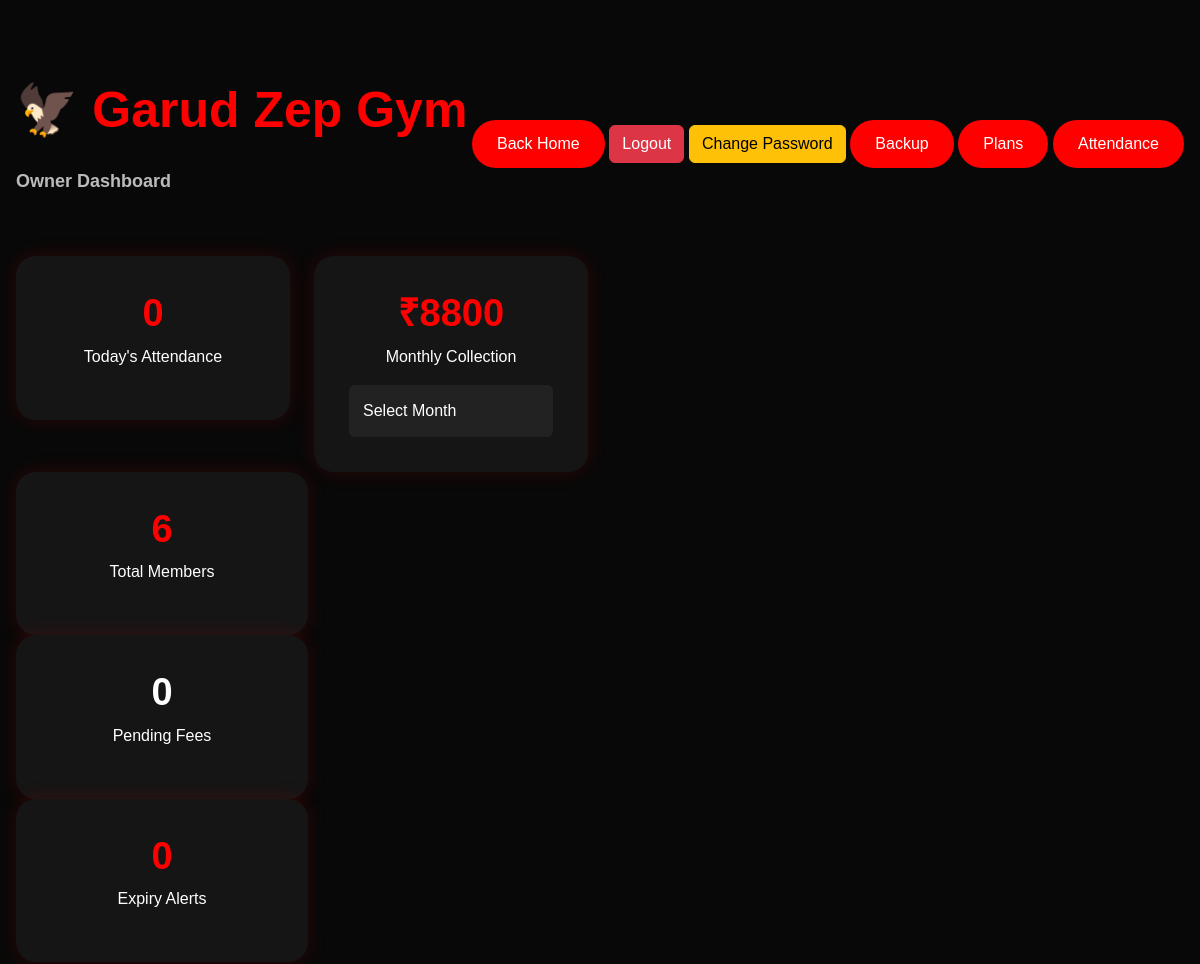
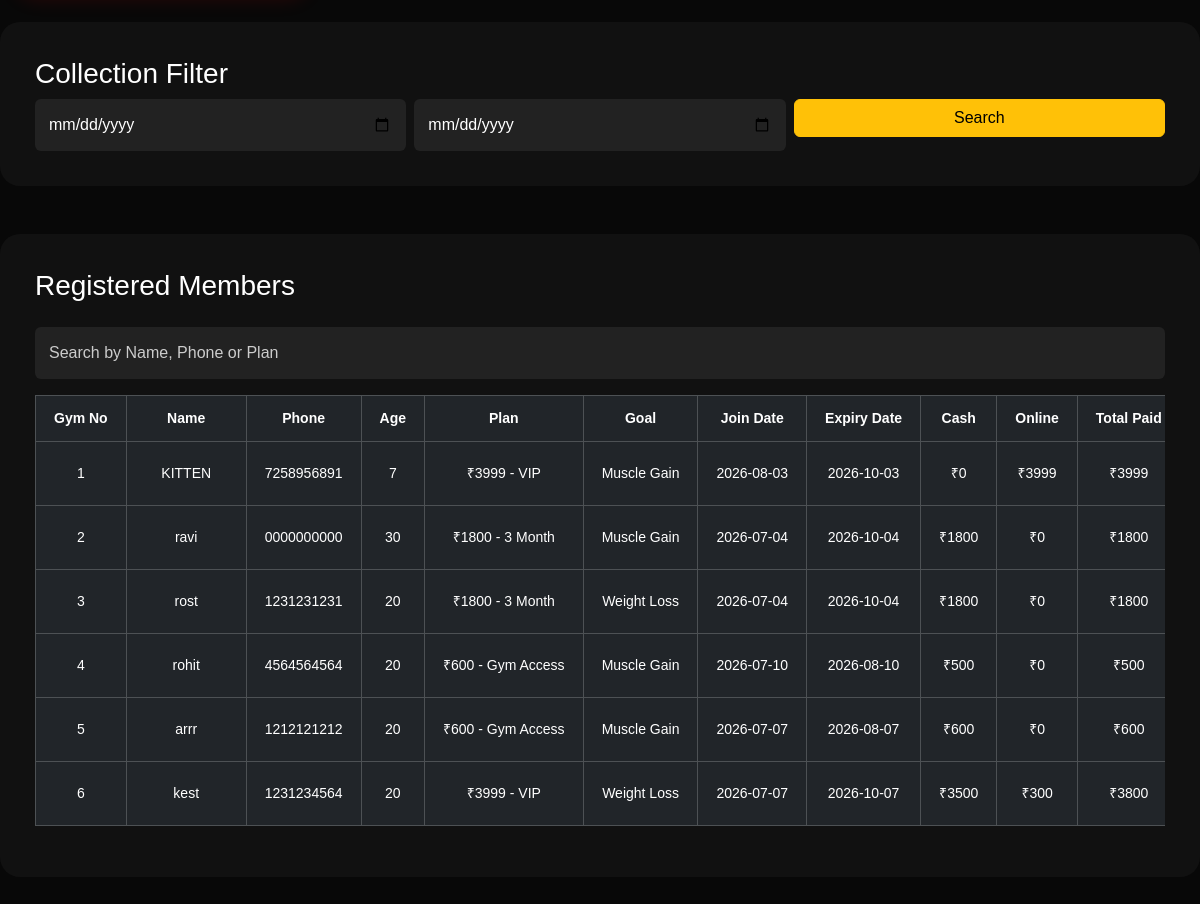
The app's page /owner-dashboard (signed in), older data (2 pictures, top to bottom).
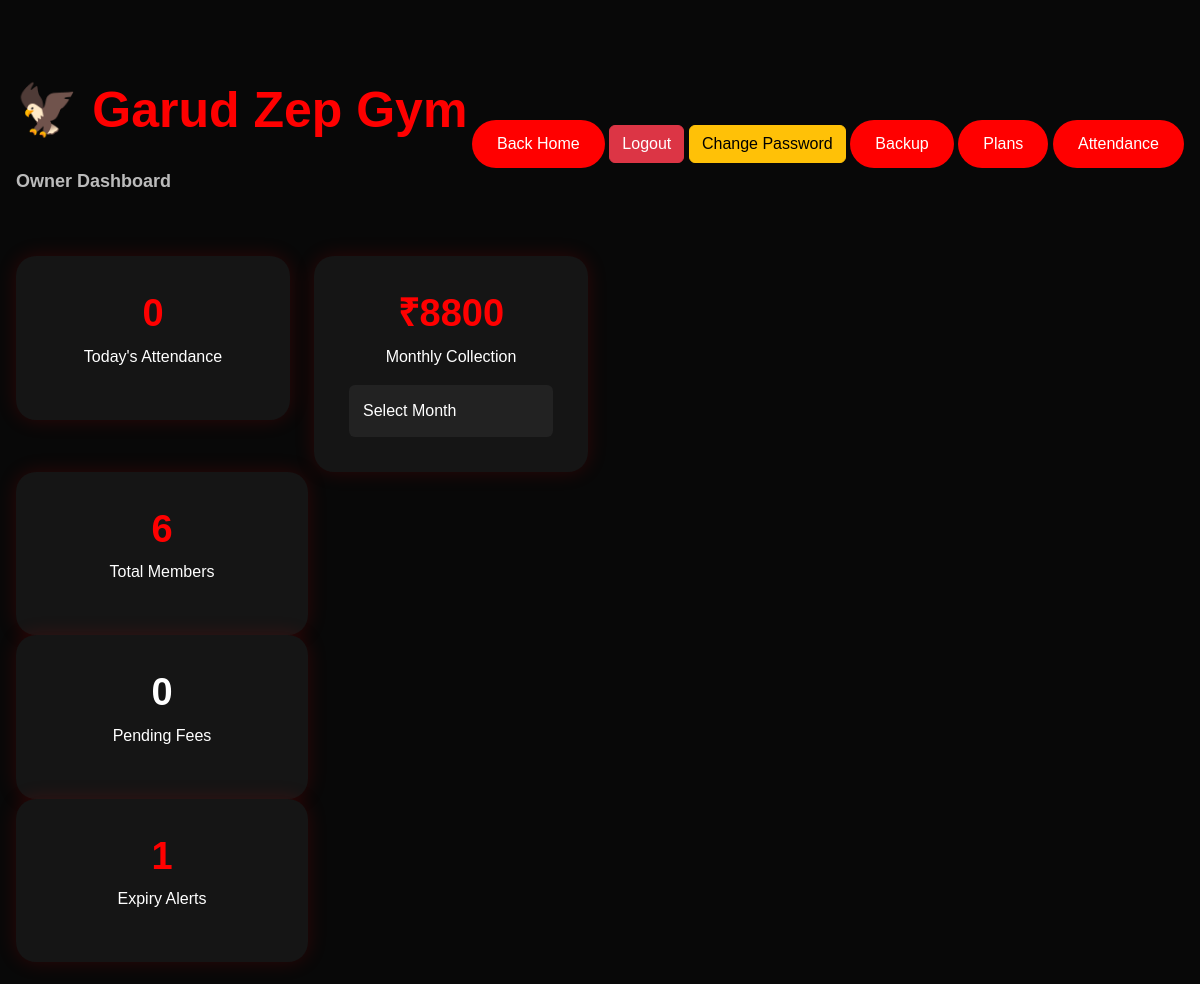
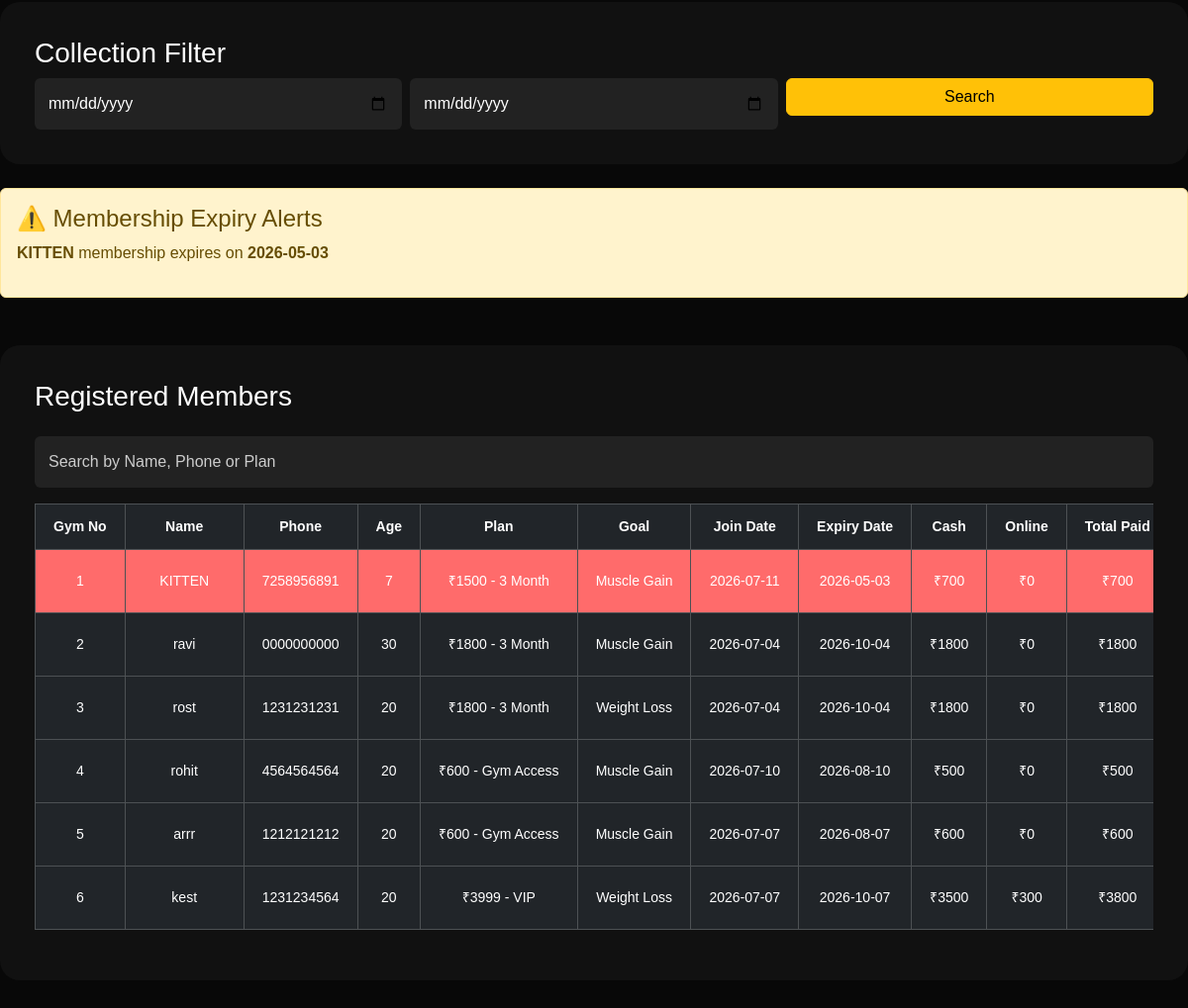
The same page, newer data (2 pictures, top to bottom).
### app.py (models this page shows)
class Member(db.Model):
    id = db.Column(db.Integer, primary_key=True)
    gym_number = db.Column(db.Integer, unique=True)
    name = db.Column(db.String(100))
    phone = db.Column(db.String(20))
    age = db.Column(db.Integer)
    plan = db.Column(db.String(100))
    goal = db.Column(db.String(100))
    join_date = db.Column(db.Date, default=date.today)
    expiry_date = db.Column(db.Date)
    payment_status = db.Column(db.String(20), default="Pending")
    paid_amount = db.Column(db.Integer, default=0)
    remaining_amount = db.Column(db.Integer, default=0)
    cash_paid = db.Column(db.Integer, default=0)
    online_paid = db.Column(db.Integer, default=0)
    is_active = db.Column(db.Boolean, default=True)

### app.py (the view, shortened to what this page needs)
@app.route("/owner-dashboard")
def owner_dashboard():
    if not session.get("owner_logged_in"):
        return redirect(url_for("owner_login"))
    members = Member.query.all()
    total_members = Member.query.count()
    pending_fees = sum(
        member.remaining_amount
        for member in members
    )
    expiring_members = Member.query.filter(
        Member.expiry_date.isnot(None),
        Member.expiry_date <= date.today() + timedelta(days=3)
    ).all()
    expiry_alerts = len(expiring_members)
    today_attendance_count = Attendance.query.filter_by(
        date=date.today()
    ).count()
    weekly_collection = sum(
        payment.amount
        for payment in Payment.query.filter(
            Payment.payment_date >= date.today() - timedelta(days=7)
        ).all()
    )
    selected_month = request.args.get("month", type=int)
    if selected_month:
        monthly_collection = sum(
            payment.amount
            for payment in Payment.query.filter(
                db.extract("month", Payment.payment_date) == selected_month,
                db.extract("year", Payment.payment_date) == date.today().year
            ).all()
        )
    else:
        monthly_collection = 0
    yearly_collection = sum(
        payment.amount
        for payment in Payment.query.filter(
            Payment.payment_date >= date.today() - timedelta(days=365)
        ).all()
    )
    total_fees = sum(
        payment.amount
        for payment in Payment.query.all()
    )
    start_date = request.args.get("start_date")
    end_date = request.args.get("end_date")
    filtered_collection = None
    return render_template(
        "owner-dashboard.html",
        members=members,
        total_members=total_members,
        pending_fees=pending_fees,
        total_fees=total_fees,
        expiry_alerts=expiry_alerts,
        expiring_members=expiring_members,
        today_attendance_count=today_attendance_count,
        weekly_collection=weekly_collection,
        monthly_collection=monthly_collection,
        yearly_collection=yearly_collection,
        current_date=date.today(),
        selected_month=selected_month,
        start_date=start_date,
        end_date=end_date,
        filtered_collection=filtered_collection
    )

### app.py (called while the page is built)
@app.after_request
def add_header(response):
    response.headers["Cache-Control"] = "no-cache, no-store, must-revalidate"
    response.headers["Pragma"] = "no-cache"
    response.headers["Expires"] = "0"
    return response

### templates/owner-dashboard.html (shortened to what this page needs)
<!DOCTYPE html>
<html>
<head>
    <link href="https://cdn.jsdelivr.net/npm/bootstrap@5.3.3/dist/css/bootstrap.min.css" rel="stylesheet">
    <link rel="stylesheet" href="{{ url_for('static', filename='css/style.css') }}">
</head>
<body>
<section class="dashboard-section">
    <div class="container-fluid px-3">
        <div class="d-flex justify-content-between align-items-center mb-4">
            <h2 class="section-title">
🦅 Garud Zep Gym
<br>
<span style="font-size:18px;color:#bbb;">
Owner Dashboard
</span>
</h2>
            <a href="{{ url_for('home') }}"
class="main-btn">
Back Home
</a>
<a href="{{ url_for('owner_logout') }}"
class="btn btn-danger">
Logout
</a>
<a href="{{ url_for('change_password') }}"
class="btn btn-warning">
Change Password
</a>
<a href="{{ url_for('backup') }}"
class="main-btn">
Backup
</a>
<a href="{{ url_for('plans') }}"
class="main-btn">
Plans
</a>
            <a href="{{ url_for('attendance') }}" class="main-btn">
    Attendance
</a>
        </div>
        <div class="row g-4 mt-4">
            <div class="col-md-3">
    <div class="dashboard-card">
        <h3>{{ today_attendance_count }}</h3>
        <p>Today's Attendance</p>
    </div>
</div>
<div class="col-md-3">
    <div class="dashboard-card">
        <h3>₹{{ weekly_collection }}</h3>
<p>Monthly Collection</p>
<form method="GET">
<select
name="month"
class="form-control mt-2"
onchange="this.form.submit()">
<option value="">
Select Month
</option>
</select>
</form>
    </div>
</div>
</div>
            <div class="col-md-3">
                <div class="dashboard-card">
                    <h3>{{ total_members }}</h3>
                    <p>Total Members</p>
                </div>
            </div>
            <div class="col-md-3">
                <div class="dashboard-card">
                    <h3>
<a href="{{ url_for('pending_members') }}"
style="color:white;text-decoration:none;">
{{ pending_fees }}
</a>
</h3>
<p>Pending Fees</p>
                </div>
            </div>
            <div class="col-md-3">
                <div class="dashboard-card">
                   <h3>{{ expiry_alerts }}</h3>
<p>Expiry Alerts</p>
                </div>
            </div>
        </div>
        <div class="dashboard-table mt-4">
<h3>
Collection Filter
</h3>
<form method="GET"
class="row g-2">
<div class="col-md-4">
<input
type="date"
name="start_date"
class="form-control"
value="{{start_date}}">
</div>
<div class="col-md-4">
<input
type="date"
name="end_date"
class="form-control"
value="{{end_date}}">
</div>
<div class="col-md-4">
<button
class="btn btn-warning w-100">
Search
</button>
</div>
</form>
</div>
{% if expiring_members %}
<div class="alert alert-warning mt-4">
<h4>⚠️ Membership Expiry Alerts</h4>
{% for member in expiring_members %}
<p>
<strong>{{ member.name }}</strong>
membership expires on
<strong>{{ member.expiry_date }}</strong>
</p>
{% endfor %}
</div>
{% endif %}
<div class="dashboard-table mt-5">
            <h3 class="mb-4">Registered Members</h3>
            <input
type="text"
id="searchMember"
class="form-control mb-3"
placeholder="Search by Name, Phone or Plan">
<div class="table-responsive">
            <table class="table table-dark table-hover table-bordered">
                <thead>
                    <tr>
                        <th>Gym No</th>
                        <th>Name</th>
                        <th>Phone</th>
                        <th>Age</th>
                        <th>Plan</th>
                        <th>Goal</th>
                        <th>Join Date</th>
                        <th>Expiry Date</th>
                        <th>Cash</th>
                        <th>Online</th>
                        <th>Total Paid</th>
                    </tr>
                </thead>
                <tbody>
{% for member in members %}
<tr class="
{% if member.expiry_date and member.expiry_date < current_date %}
pending-row
{% elif member.payment_status == 'Partial' %}
partial-row
{% elif member.payment_status == 'Pending' %}
pending-row
{% endif %}
">
    <td>{{ member.gym_number }}</td>
    <td>{{ member.name }}</td>
    <td>{{ member.phone }}</td>
    <td>{{ member.age }}</td>
    <td>{{ member.plan }}</td>
    <td>{{ member.goal }}</td>
    <td>{{ member.join_date }}</td>
    <td>{{ member.expiry_date }}</td>
    <td>₹{{ member.cash_paid }}</td>
<td>₹{{ member.online_paid }}</td>
<td>₹{{ member.paid_amount }}</td>
</tr>
{% else %}
<tr>
    <td colspan="14" class="text-center">
        No members registered yet.
    </td>
</tr>
{% endfor %}
</tbody>
            </table>
        </div>
        </div>
</section>
</body>
</html>

### static/css/style.css (style rules this page uses)
* { margin: 0; padding: 0; box-sizing: border-box; scroll-behavior: smooth; }
body { background: #080808; color: #fff; font-family: Arial, sans-serif; }
.main-btn { display: inline-block; padding: 14px 35px; background: red; color: #fff; text-decoration: none; border-radius: 40px; transition: background 0.3s ease; }
.section-title { font-size: 50px; font-weight: 700; color: red; }
.form-control { padding: 14px; color: #fff; background: #222; border: none; }
.form-control::placeholder { color: #ccc; opacity: 1; }
.form-control { color: #fff !important; background: #222 !important; }
.dashboard-section { min-height: 100vh; padding: 80px 0; background: #080808; }
.dashboard-card { padding: 35px; text-align: center; background: #151515; border-radius: 20px; box-shadow: 0 0 20px rgba(255, 0, 0, 0.15); }
.dashboard-card h3 { color: red; font-size: 38px; font-weight: 700; }
.dashboard-table { padding: 35px; background: #111; border-radius: 20px; }
.main-btn { background:red; color:white; padding:12px 25px; border:none; border-radius:30px; }
.pending-row td { background:#ff6b6b !important; color:white !important; }
.table-responsive { overflow-x:auto; }
.table-responsive { overflow-x:auto; -webkit-overflow-scrolling:touch; }
.dashboard-table { overflow-x:auto; }
.dashboard-table table { min-width:1500px; width:max-content; }
.table th, .table td { padding:4px 6px; font-size:13px; }
.table { table-layout: fixed; width:100%; }
.table th, .table td { white-space: nowrap; }
.dashboard-table table { table-layout: auto; width: max-content; min-width: 1400px; }
.dashboard-table th, .dashboard-table td { padding:8px; font-size:13px; white-space:nowrap; text-align:center; }
.dashboard-table th:nth-child(1), .dashboard-table td:nth-child(1) { width:70px; }
.dashboard-table th:nth-child(2), .dashboard-table td:nth-child(2) { width:120px; }
.dashboard-table th:nth-child(5), .dashboard-table td:nth-child(5) { width:150px; }
.dashboard-table th, .dashboard-table td { white-space: nowrap; vertical-align: middle; }
.table-responsive { overflow-x: auto; }
.dashboard-table th { white-space:nowrap; padding:12px 18px; font-size:14px; }
.dashboard-table td { white-space:nowrap; padding:12px 18px; font-size:14px; }

Row changes from the older to the newer data that the page shows:
now on one of the page's lists (row edited): Member: name "KITTEN", expiry_date "2026-05-03"
changed Member "KITTEN": plan "₹3999 - VIP" → "₹1500 - 3 Month"; join_date "2026-08-03" → "2026-07-11"; expiry_date "2026-10-03" → "2026-05-03"; cash_paid "0" → "700"; online_paid "3999" → "0"; paid_amount "3999" → "700"
Text that changed along with them:
{{ expiry_alerts }}: "0" → "1"
text now shown: "⚠️ Membership Expiry Alerts"
